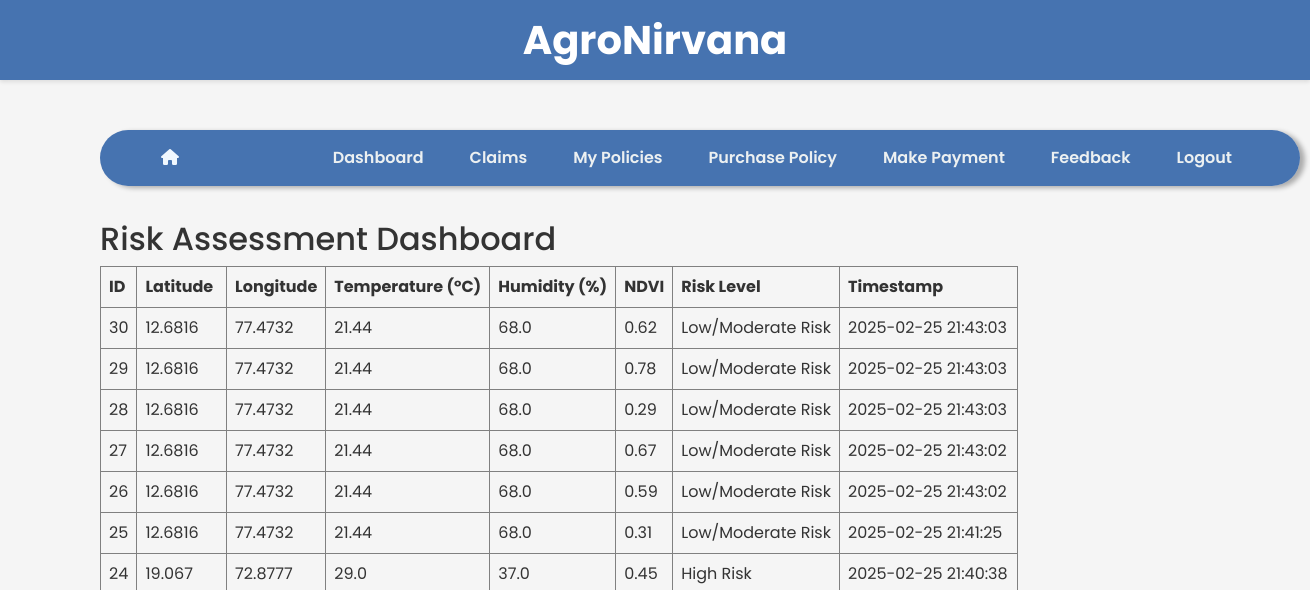
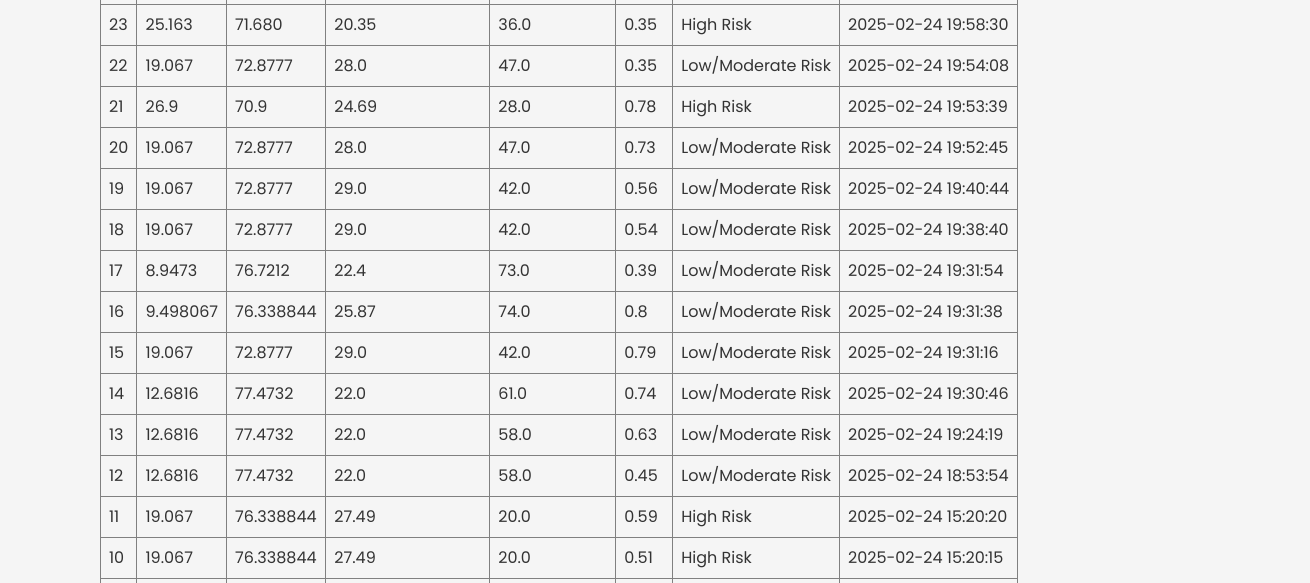
Page /dashboard (signed in, upper part) on the earlier database version (2 pictures, top to bottom).
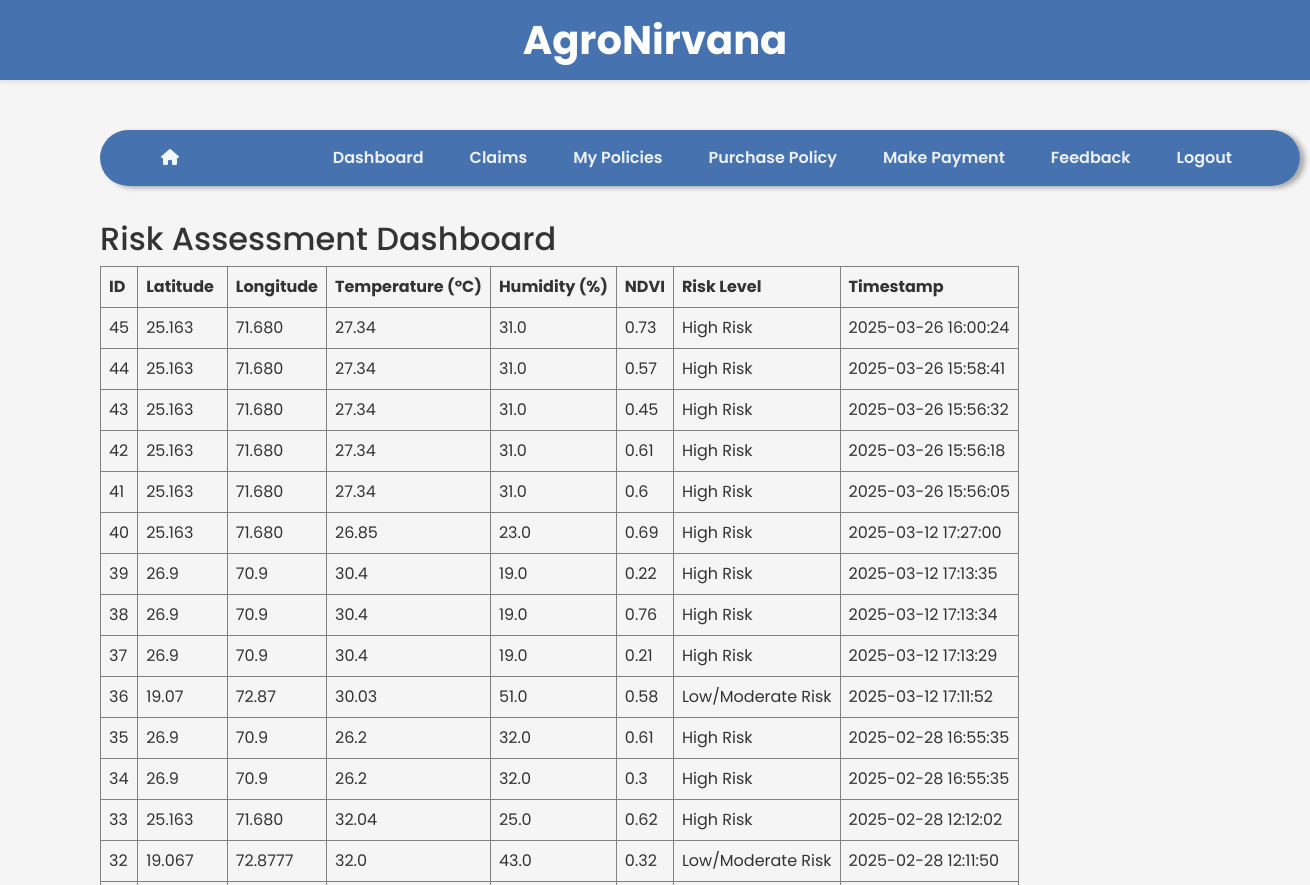
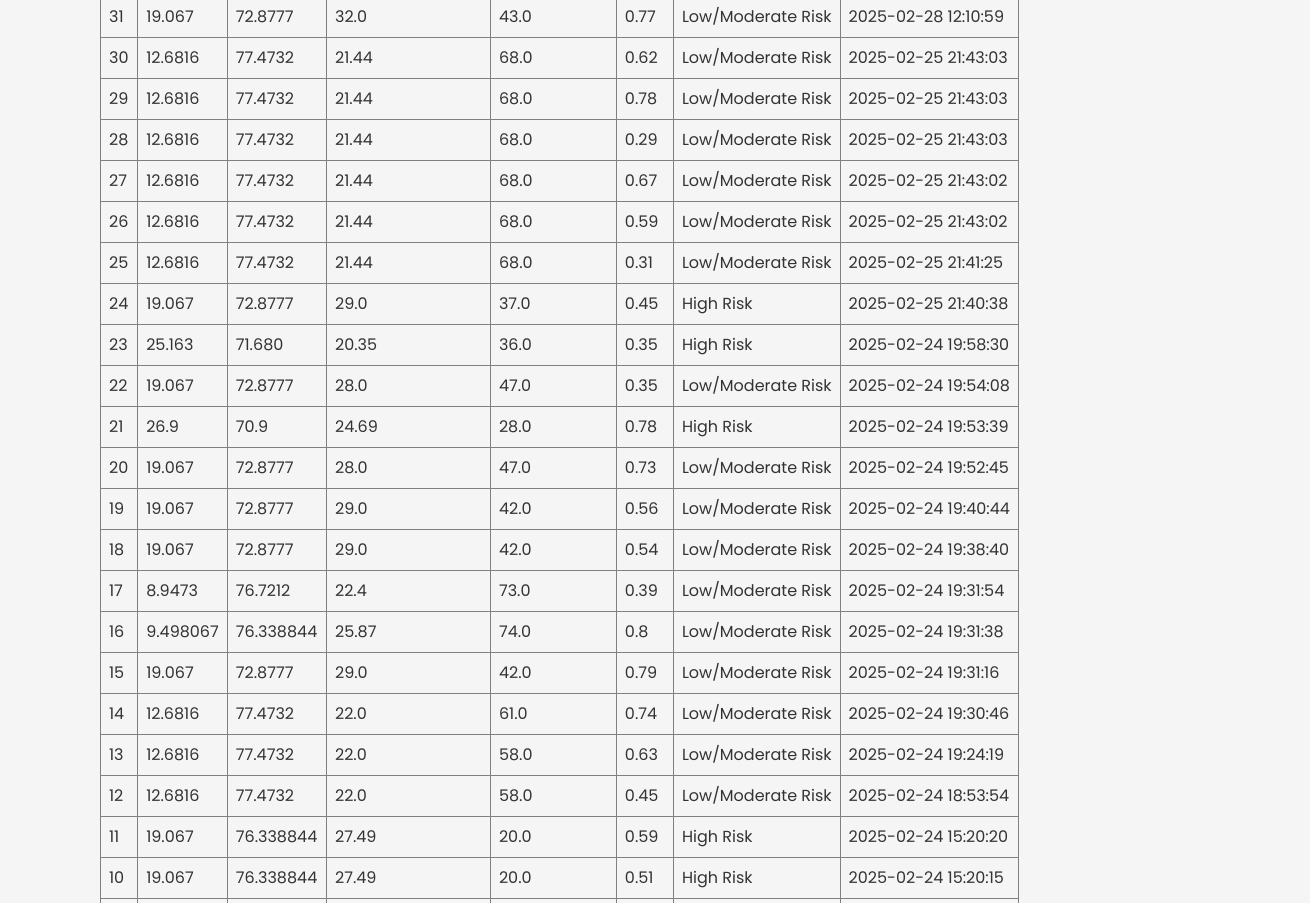
Same page on the later database version (2 pictures, top to bottom).
### models.py (models this page shows, shortened)
class RiskAssessment(db.Model):
    __tablename__ = 'risk_assessment'
    id = db.Column(db.Integer, primary_key=True)
    latitude = db.Column(db.String(50))
    longitude = db.Column(db.String(50))
    temperature = db.Column(db.Float)
    humidity = db.Column(db.Float)
    ndvi = db.Column(db.Float)
    risk_level = db.Column(db.String(50))
    timestamp = db.Column(db.DateTime, default=datetime.utcnow)
    claim = db.relationship('Claim', backref='risk_assessment', uselist=False)

### app.py (the view)
@app.route('/dashboard')
@login_required
def dashboard():
    records = RiskAssessment.query.order_by(RiskAssessment.timestamp.desc()).all()
    return render_template('dashboard.html', records=records)

### app.py (called while the page is built)
@login_manager.user_loader
def load_user(user_id):
    return User.query.get(int(user_id))

### templates/dashboard.html
{% extends "base.html" %}
{% block content %}
  <h2>Risk Assessment Dashboard</h2>
  <table border="1" cellpadding="8">
    <thead>
      <tr>
        <th>ID</th>
        <th>Latitude</th>
        <th>Longitude</th>
        <th>Temperature (°C)</th>
        <th>Humidity (%)</th>
        <th>NDVI</th>
        <th>Risk Level</th>
        <th>Timestamp</th>
      </tr>
    </thead>
    <tbody>
      {% for record in records %}
      <tr>
        <td>{{ record.id }}</td>
        <td>{{ record.latitude }}</td>
        <td>{{ record.longitude }}</td>
        <td>{{ record.temperature }}</td>
        <td>{{ record.humidity }}</td>
        <td>{{ record.ndvi }}</td>
        <td>{{ record.risk_level }}</td>
        <td>{{ record.timestamp.strftime('%Y-%m-%d %H:%M:%S') }}</td>
      </tr>
      {% endfor %}
    </tbody>
  </table>
{% endblock %}

Differences in the rows shown:
added RiskAssessment: id "45", latitude "25.163", longitude "71.680", temperature "27.34", humidity "31.0", ndvi "0.73", risk_level "High Risk", timestamp "2025-03-26 16:00:24"
added RiskAssessment: id "44", latitude "25.163", longitude "71.680", temperature "27.34", humidity "31.0", ndvi "0.57", risk_level "High Risk", timestamp "2025-03-26 15:58:41"
added RiskAssessment: id "43", latitude "25.163", longitude "71.680", temperature "27.34", humidity "31.0", ndvi "0.45", risk_level "High Risk", timestamp "2025-03-26 15:56:32"
added RiskAssessment: id "42", latitude "25.163", longitude "71.680", temperature "27.34", humidity "31.0", ndvi "0.61", risk_level "High Risk", timestamp "2025-03-26 15:56:18"
added RiskAssessment: id "41", latitude "25.163", longitude "71.680", temperature "27.34", humidity "31.0", ndvi "0.6", risk_level "High Risk", timestamp "2025-03-26 15:56:05"
added RiskAssessment: id "40", latitude "25.163", longitude "71.680", temperature "26.85", humidity "23.0", ndvi "0.69", risk_level "High Risk", timestamp "2025-03-12 17:27:00"
added RiskAssessment: id "39", latitude "26.9", longitude "70.9", temperature "30.4", humidity "19.0", ndvi "0.22", risk_level "High Risk", timestamp "2025-03-12 17:13:35"
added RiskAssessment: id "38", latitude "26.9", longitude "70.9", temperature "30.4", humidity "19.0", ndvi "0.76", risk_level "High Risk", timestamp "2025-03-12 17:13:34"
added RiskAssessment: id "37", latitude "26.9", longitude "70.9", temperature "30.4", humidity "19.0", ndvi "0.21", risk_level "High Risk", timestamp "2025-03-12 17:13:29"
added RiskAssessment: id "36", latitude "19.07", longitude "72.87", temperature "30.03", humidity "51.0", ndvi "0.58", risk_level "Low/Moderate Risk", timestamp "2025-03-12 17:11:52"
added RiskAssessment: id "35", latitude "26.9", longitude "70.9", temperature "26.2", humidity "32.0", ndvi "0.61", risk_level "High Risk", timestamp "2025-02-28 16:55:35"
added RiskAssessment: id "34", latitude "26.9", longitude "70.9", temperature "26.2", humidity "32.0", ndvi "0.3", risk_level "High Risk", timestamp "2025-02-28 16:55:35"
added RiskAssessment: id "33", latitude "25.163", longitude "71.680", temperature "32.04", humidity "25.0", ndvi "0.62", risk_level "High Risk", timestamp "2025-02-28 12:12:02"
added RiskAssessment: id "32", latitude "19.067", longitude "72.8777", temperature "32.0", humidity "43.0", ndvi "0.32", risk_level "Low/Moderate Risk", timestamp "2025-02-28 12:11:50"
added RiskAssessment: id "31", latitude "19.067", longitude "72.8777", temperature "32.0", humidity "43.0", ndvi "0.77", risk_level "Low/Moderate Risk", timestamp "2025-02-28 12:10:59"
